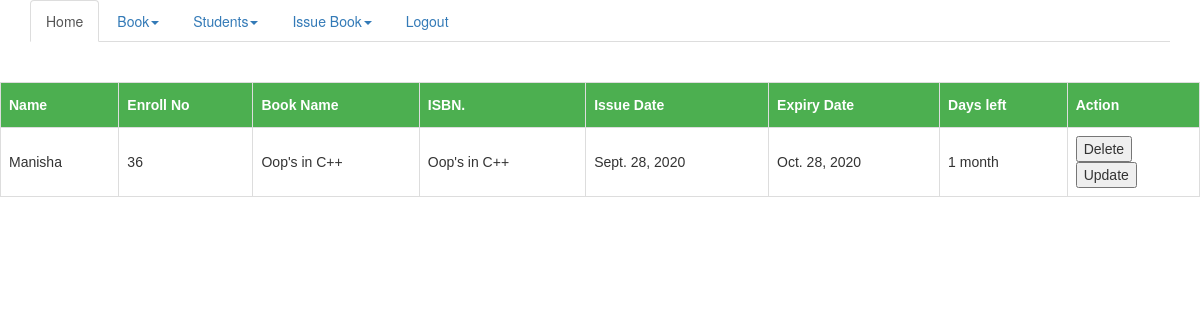
Screenshot of /viewissuebook/ with the database file from the repository.
### library/models.py (models this page shows)
class Issue(models.Model):
	issueid=models.AutoField(primary_key=True)
	user=models.OneToOneField(User,on_delete=models.CASCADE)
	enrollno=models.ForeignKey(Student, on_delete=models.CASCADE)
	issuebook=models.ForeignKey(Book,related_name='issuetobook', on_delete=models.CASCADE)
	bookisbn=models.ForeignKey(Book,related_name='isbn_book', on_delete=models.CASCADE)
	issuedate=models.DateField()
	expirydate=models.DateField()

class Student(models.Model):
	user=models.OneToOneField(User,on_delete=models.CASCADE,primary_key=True)
	firstname=models.CharField(max_length=66)
	lastname=models.CharField(max_length=66)
	enrollno=models.CharField(max_length=66)
	branch=models.CharField(max_length=66)
	def __str__(self):
		return self.enrollno

class Book(models.Model):
	bookid=models.AutoField(primary_key=True)
	bookname=models.CharField(max_length=66)
	author=models.CharField(max_length=66)
	category=models.CharField(max_length=66)
	isbn=models.IntegerField()
	def __str__(self):
		return self.bookname

### library/views.py (the view)
# urls.py: path('viewissuebook/',views.ViewIssuebook,name='viewissuebook'),
def ViewIssuebook(request):
	issues=Issue.objects.all()
	return render(request,'library/viewissuebook.html',context={'issues':issues})

### library/templates/library/viewissuebook.html (shortened to what this page needs)
<!DOCTYPE html>
<html>
<head>
  <link rel="stylesheet" href="https://maxcdn.bootstrapcdn.com/bootstrap/3.4.1/css/bootstrap.min.css">
</head>
<body>
<div class="container">
  <ul class="nav nav-tabs">
    <li class="active"><a href="{% url 'adminhome' %}">Home</a></li>
    <li class="dropdown">
      <a class="dropdown-toggle" data-toggle="dropdown" >Book<span class="caret"></span></a>
    </li>
    <li class="dropdown">
      <a class="dropdown-toggle" data-toggle="dropdown" >Students<span class="caret"></span></a>
    </li>
    <li class="dropdown">
      <a class="dropdown-toggle" data-toggle="dropdown" >Issue Book<span class="caret"></span></a>
    </li>
    <li>
      <a href="{% url 'logoutadmin' %}">Logout</a>
    </li>
  </ul>
</div>
<br>
<br>
<table id="customers">
  <tr>
    <th>Name</th>
    <th>Enroll No</th>
    <th>Book Name</th >
    <th>ISBN.</th>
     <th>Issue Date</th>
    <th>Expiry Date</th>
    <th>Days left</th>
    <th>Action</th>
<tr>
  {% for data in issues %}
  <tr>
    <td>{{data.user}}</td>
    <td>{{data.enrollno}}</td>
   <td> {{data.issuebook}}</td>
    <td>{{data.bookisbn}}</td>
    <td>{{data.issuedate}}</td>
    <td>{{data.expirydate}}</td>
    <td>{{ data.issuedate|timesince:data.expirydate}}</td>
   <td> <form action="{% url 'deleteissue' data.issueid %}" method="POST">
    <input type="submit" value="Delete">
    </form>
    <form action="{% url 'updateissue' data.issueid %}" method="POST">
    <input type="submit" value="Update">
    </form>
</td>
  </tr>
  {% endfor %}
</table>
</body>
</html>

### library/templates/library/viewissuebook.html (style rules this page uses)
#customers { font-family: "Trebuchet MS", Arial, Helvetica, sans-serif; border-collapse: collapse; width: 100%; }
#customers td, #customers th { border: 1px solid #ddd; padding: 8px; }
#customers tr:nth-child(even) { background-color: #f2f2f2; }
#customers th { padding-top: 12px; padding-bottom: 12px; text-align: left; background-color: #4CAF50; color: white; }

### rows the page displays
Issue: user "Manisha", enrollno "36", issuebook "Oop's in C++", bookisbn "Oop's in C++", issuedate "Sept. 28, 2020", expirydate "Oct. 28, 2020", issuedate "1 month"
